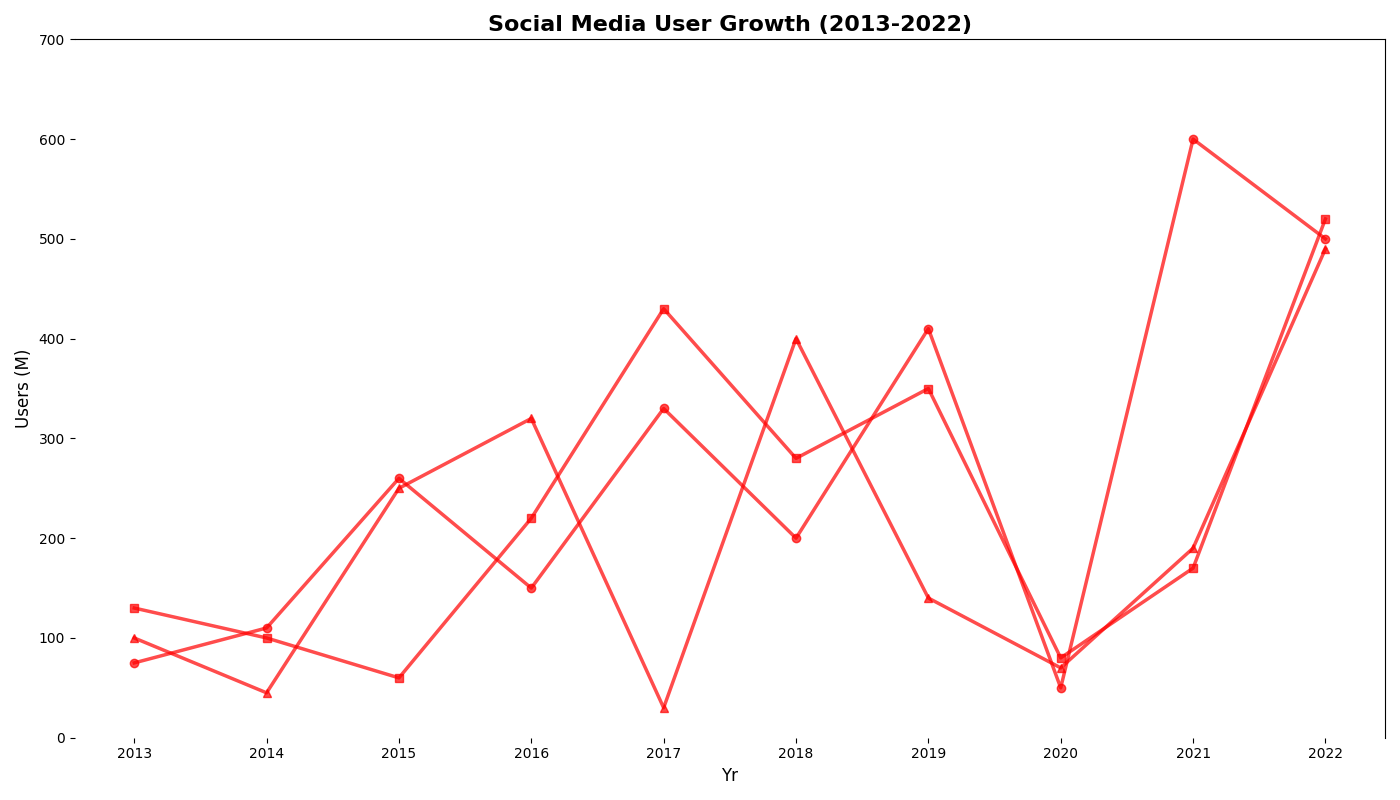

Write the Python code that produced this figure.
import matplotlib.pyplot as plt
import numpy as np

years = np.arange(2013, 2023)

# Random shuffling within the preserved structure
socialgram_users = [
    75, 110, 260, 150, 330, 200, 410, 50, 600, 500
]

chatbuzz_users = [
    130, 100, 60, 220, 430, 280, 350, 80, 170, 520
]

imageshare_users = [
    100, 45, 250, 320, 30, 400, 140, 70, 190, 490
]

fig, ax = plt.subplots(figsize=(14, 8))

ax.plot(years, socialgram_users, marker='o', linestyle='-', linewidth=2.5, color='red', alpha=0.7)
ax.plot(years, chatbuzz_users, marker='s', linestyle='-', linewidth=2.5, color='red', alpha=0.7)
ax.plot(years, imageshare_users, marker='^', linestyle='-', linewidth=2.5, color='red', alpha=0.7)

ax.set_xlabel('Yr', fontsize=12)
ax.set_ylabel('Users (M)', fontsize=12)
ax.set_title('Social Media User Growth (2013-2022)', fontsize=16, fontweight='bold')

ax.set_xticks(years)
ax.set_yticks(np.arange(0, 800, 100))

# Hide top and right spines
ax.spines['bottom'].set_visible(False)
ax.spines['left'].set_visible(False)

plt.tight_layout()
plt.show()
